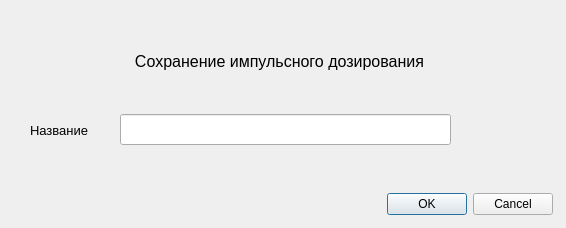
<?xml version="1.0" encoding="UTF-8"?>
<ui version="4.0">
 <class>Dialog</class>
 <widget class="QDialog" name="Dialog">
  <property name="geometry">
   <rect>
    <x>0</x>
    <y>0</y>
    <width>566</width>
    <height>228</height>
   </rect>
  </property>
  <property name="windowTitle">
   <string>Dialog</string>
  </property>
  <widget class="QLabel" name="label">
   <property name="geometry">
    <rect>
     <x>130</x>
     <y>50</y>
     <width>299</width>
     <height>22</height>
    </rect>
   </property>
   <property name="sizePolicy">
    <sizepolicy hsizetype="Preferred" vsizetype="Fixed">
     <horstretch>0</horstretch>
     <verstretch>0</verstretch>
    </sizepolicy>
   </property>
   <property name="font">
    <font>
     <pointsize>12</pointsize>
    </font>
   </property>
   <property name="text">
    <string>Сохранение импульсного дозирования</string>
   </property>
   <property name="alignment">
    <set>Qt::AlignCenter</set>
   </property>
  </widget>
  <widget class="QLabel" name="label_2">
   <property name="geometry">
    <rect>
     <x>30</x>
     <y>120</y>
     <width>85</width>
     <height>20</height>
    </rect>
   </property>
   <property name="font">
    <font>
     <pointsize>10</pointsize>
    </font>
   </property>
   <property name="text">
    <string>Название</string>
   </property>
  </widget>
  <widget class="QLineEdit" name="lineEdit">
   <property name="geometry">
    <rect>
     <x>120</x>
     <y>114</y>
     <width>331</width>
     <height>31</height>
    </rect>
   </property>
  </widget>
  <widget class="QDialogButtonBox" name="buttonBox">
   <property name="geometry">
    <rect>
     <x>360</x>
     <y>190</y>
     <width>193</width>
     <height>29</height>
    </rect>
   </property>
   <property name="orientation">
    <enum>Qt::Horizontal</enum>
   </property>
   <property name="standardButtons">
    <set>QDialogButtonBox::Cancel|QDialogButtonBox::Ok</set>
   </property>
  </widget>
 </widget>
 <resources/>
 <connections>
  <connection>
   <sender>buttonBox</sender>
   <signal>accepted()</signal>
   <receiver>Dialog</receiver>
   <slot>accept()</slot>
   <hints>
    <hint type="sourcelabel">
     <x>248</x>
     <y>254</y>
    </hint>
    <hint type="destinationlabel">
     <x>157</x>
     <y>274</y>
    </hint>
   </hints>
  </connection>
  <connection>
   <sender>buttonBox</sender>
   <signal>rejected()</signal>
   <receiver>Dialog</receiver>
   <slot>reject()</slot>
   <hints>
    <hint type="sourcelabel">
     <x>316</x>
     <y>260</y>
    </hint>
    <hint type="destinationlabel">
     <x>286</x>
     <y>274</y>
    </hint>
   </hints>
  </connection>
 </connections>
</ui>
